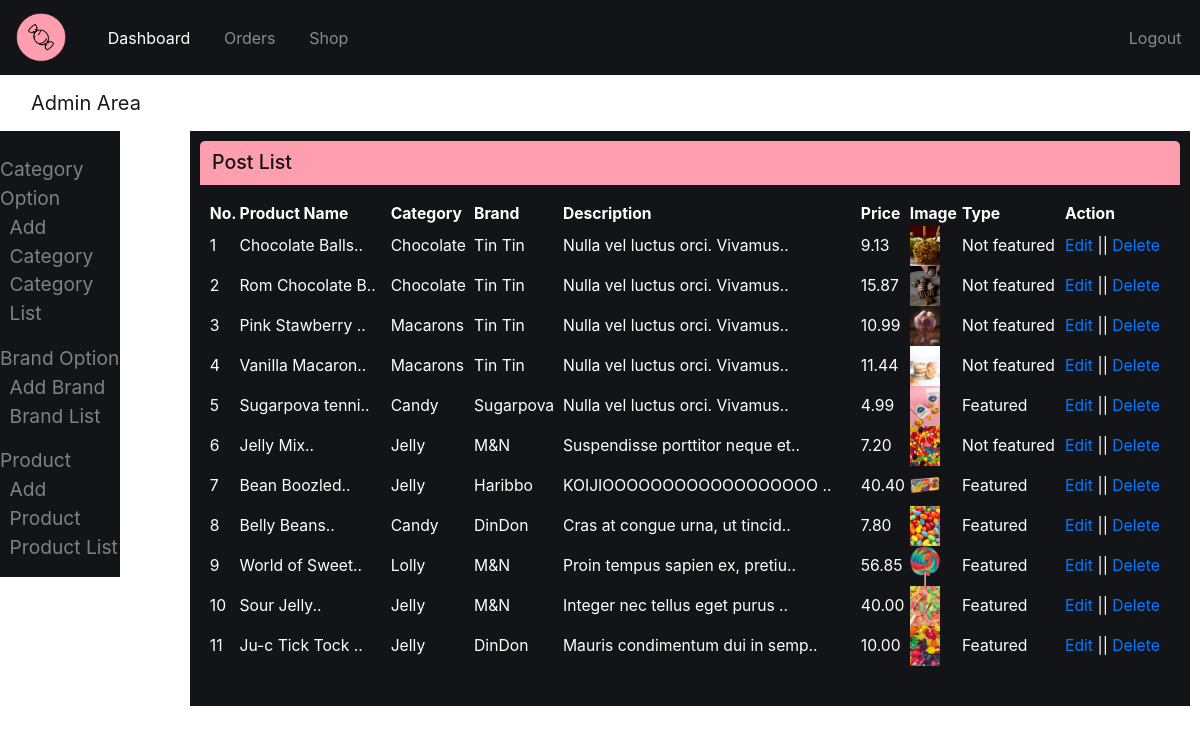
Page /admin/productlist.php (signed in) on the committed database.
### tables this page shows
CREATE TABLE `product` (
  `productId` int(11) NOT NULL,
  `productName` varchar(255) NOT NULL,
  `catId` int(11) NOT NULL,
  `brandId` int(11) NOT NULL,
  `description` text NOT NULL,
  `price` float(10,2) NOT NULL,
  `image` varchar(255) NOT NULL,
  `type` tinyint(4) NOT NULL DEFAULT 0
);

CREATE TABLE `category` (
  `catId` int(11) NOT NULL,
  `catName` varchar(255) NOT NULL
);

CREATE TABLE `brand` (
  `brandId` int(11) NOT NULL,
  `brandName` varchar(255) NOT NULL
);

### lib/database.php (called while the page is built, shortened)
<?php
class database{
    public $host= "localhost";
    public $user= "root";
    public $pass= "";
    public $databaseName= "shop";
    public $conn;
    private function connectToDatabase(){
        $this->conn = new mysqli($this->host, $this->user, $this->pass, $this->databaseName);
}
    public function Select($query)
    {
        $result= $this->conn->query($query) or die($this->conn->error.__LINE__);
        if($result->num_rows > 0 )
        {
            return $result;
        }
        else return false;
    }
}
?>

### classes/Product.php (called while the page is built, shortened)
<?php
$filepath = realpath(dirname(__FILE__));
include_once($filepath . '/../lib/database.php');
include_once($filepath . '/../helper/format.php');
?>
<?php
class Product
{
    private $database;
    public function __construct()
    {
        $this->database = new Database();
    }
    public function getAllProduct()
    {
        $query = "SELECT product.*, category.catName, brand.brandName
                        FROM product
                        INNER JOIN category
                        ON product.catId = category.catId
                        INNER JOIN brand
                        ON product.brandId = brand.brandId
                        ORDER BY product.productId DESC";
        $result =  $this->database->select($query);
        return $result;
    }
}
?>

### helper/format.php (called while the page is built, shortened)
<?php
class Format
{
public function textShorten($text, $limit = 200){
	$text = $text. "";
	$text = substr($text, 0, $limit);
	$text = $text."..";
	return $text;
}
}
?>

### admin/productlist.php (the view, shortened to what this page needs)
<?php include 'inc/header.php'; ?>
<?php include 'inc/sidebar.php'; ?>
<?php include_once '../helper/format.php'; ?>
<?php include '../classes/Product.php'; ?>
<?php
$product = new Product();
$format = new Format();
?>
<div class="main">
	<div class="main-box ">
		<h2>Post List</h2>
		<div class="box-content">
			<table class=" tabel-list ">
				<thead>
					<tr>
						<th>No.</th>
						<th>Product Name</th>
						<th>Category</th>
						<th>Brand</th>
						<th>Description</th>
						<th>Price</th>
						<th>Image</th>
						<th>Type</th>
						<th>Action</th>
					</tr>
				</thead>
				<tbody>
					<?php
					$getProduct = $product->getAllProduct();
					if ($getProduct) {
						$i = 0;
						while ($result = $getProduct->fetch_assoc()) {
							$i++;
					?>
							<tr>
								<td><?php echo $i; ?></td>
								<td><?php echo $format->textShorten($result['productName'], 15); ?></td>
								<td><?php echo $result['catName']; ?></td>
								<td><?php echo $result['brandName']; ?></td>
								<td><?php echo $format->textShorten($result['description'], 30); ?></td>
								<td><?php echo $result['price']; ?></td>
								<td><img src="<?php echo $result['image']; ?>" height="40px; width=" 60px;></td>
								<td><?php
									if ($result['type'] == 0) {
										echo "Featured";
									} else {
										echo "Not featured";
									} ?>
								</td>
								<td><a href="productedit.php?proid=<?php echo $result['productId']; ?>">Edit</a> || <a onclick="return confirm('Are you sure to delete')" href="?delpro=<?php echo $result['productId']; ?>">Delete</a></td>
							</tr>
					<?php  }
					} ?>
				</tbody>
			</table>
		</div>
	</div>
</div>

### admin/css/styleadmin.css (style rules this page uses)
body { font: 13px/1.5 Tahoma, Helvetica, Arial, 'Liberation Sans', FreeSans, sans-serif; }
h2 { font-size: 0.8em; }
p, dl, hr, h1, h2, h3, h4, h5, h6, ol, ul, pre, table, address, fieldset { margin-bottom: 20px; }
.main { margin-left: 15%; font-size: 28px; padding: 0px 10px; }
.main-box { min-height: 20em; background: #131418; margin-bottom: 20px; padding: 10px 10px 10px 10px; color:white; }
.main-box h2 { color: #131418; background: #ff9eae; padding: 10px 12px; font-size: 0.7em; -moz-border-radius: 5px 5px 0px 0px; -webkit-border-radius: 5px 5px 0px 0px; border-radius: 5px 5px 0px 0px; }
.box-content { font-size: 0.7em; padding: 1%; }
.tabel-list { width: 100%; font-size: 0.8em; }

### rows in the picture
product: productName "Chocolate Balls..", catId.catName "Chocolate", brandId.brandName "Tin Tin", description "Nulla vel luctus orci. Vivamus..", price "9.13", image (picture), type "Not featured"
product: productName "Rom Chocolate B..", catId.catName "Chocolate", brandId.brandName "Tin Tin", description "Nulla vel luctus orci. Vivamus..", price "15.87", image (picture), type "Not featured"
product: productName "Pink Stawberry ..", catId.catName "Macarons", brandId.brandName "Tin Tin", description "Nulla vel luctus orci. Vivamus..", price "10.99", image (picture), type "Not featured"
product: productName "Vanilla Macaron..", catId.catName "Macarons", brandId.brandName "Tin Tin", description "Nulla vel luctus orci. Vivamus..", price "11.44", image (picture), type "Not featured"
product: productName "Sugarpova tenni..", catId.catName "Candy", brandId.brandName "Sugarpova", description "Nulla vel luctus orci. Vivamus..", price "4.99", image (picture), type "Featured"
product: productName "Jelly Mix..", catId.catName "Jelly", brandId.brandName "M&N", description "Suspendisse porttitor neque et..", price "7.20", image (picture), type "Not featured"
product: productName "Bean Boozled..", catId.catName "Jelly", brandId.brandName "Haribbo", description "KOIJIOOOOOOOOOOOOOOOOOO ..", price "40.40", image (picture), type "Featured"
product: productName "Belly Beans..", catId.catName "Candy", brandId.brandName "DinDon", description "Cras at congue urna, ut tincid..", price "7.80", image (picture), type "Featured"
product: productName "World of Sweet..", catId.catName "Lolly", brandId.brandName "M&N", description "Proin tempus sapien ex, pretiu..", price "56.85", image (picture), type "Featured"
product: productName "Sour Jelly..", catId.catName "Jelly", brandId.brandName "M&N", description "Integer nec tellus eget purus ..", price "40.00", image (picture), type "Featured"
product: productName "Ju-c Tick Tock ..", catId.catName "Jelly", brandId.brandName "DinDon", description "Mauris condimentum dui in semp..", price "10.00", image (picture), type "Featured"
